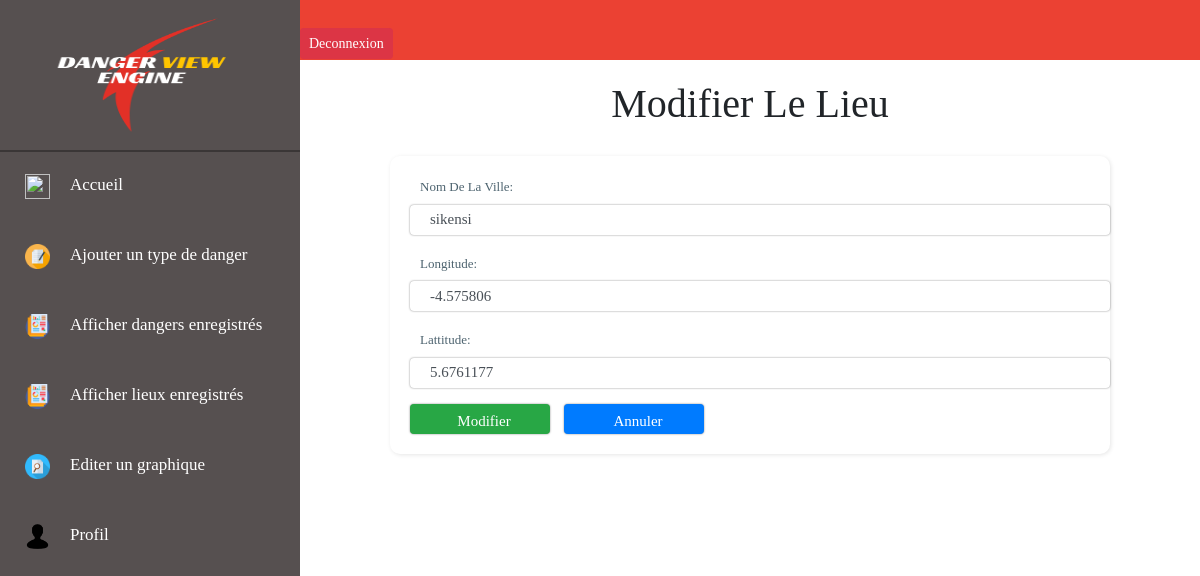
Screenshot of /index.php?page=modifierlieu&ville=sikensi&id=82 (signed in) with the database file from the repository.
### tables this page shows
CREATE TABLE `ville` (
  `id_ville` int(11) NOT NULL,
  `nom_ville` varchar(50) NOT NULL,
  `lat` double NOT NULL,
  `lng` double NOT NULL,
  `id_utilisateur` int(11) NOT NULL
);

### public/pages/modifierlieu.php (the view, shortened to what this page needs)
<?php
include('bd.php');
if (isset($_GET['id']) and isset($_GET['ville']) ) {
  $id= $_GET['id'];
  $query= "SELECT * FROM ville WHERE id_ville=$id";
  $result = mysqli_query($conn,$query);
  if(mysqli_num_rows($result)==1){
    $row= mysqli_fetch_array($result);
    $nom_ville= $row['nom_ville'];
    $lat= $row['lat'];
    $lng=$row['lng'];
}
  }
 ?>
<div class="container" id="modifie_lieu">
  <h1 style="text-align:center">modifier le lieu</h1>
  <form class="" action="" method="POST">
    <div class="row form-group" id="lieu">
      <fieldset>
      <div class="form-group  mb-3">
        <label for="">Nom de la ville:</label>
        <input type="text" name="nom" value="<?=$nom_ville ?>" class="form-control " autocomplete="off" placeholder="">
      </div>
      <div class="form-group  mb-3">
        <label for="">longitude:</label>
        <input type="text" name="lng" value="<?=$lng?>" class="form-control " autocomplete="off" placeholder="">
      </div>
      <div class="form-group  mb-3">
        <label for="">lattitude:</label>
        <input type="text" name="lat" value="<?=$lat?>" class="form-control " autocomplete="off" placeholder="">
      </div>
      <div class="" id="submit">
        <input type="submit" name="modifie" value="Modifier" class="btn btn-success">
       <input type="submit" name="annule" value="Annuler" class="btn btn-primary">
      </div>
    </fieldset>
      </form>
</div>

### public/css/style_utilisateurs.css (style rules this page uses)
body { font-family: lora; }
#modifie_lieu { font-family: lora; text-transform: capitalize; }
#modifie_lieu { width: 80%; margin:20px auto; }
#modifie_lieu form fieldset { border-radius: 10px; box-shadow: 1px 1px 4px rgba(0, 0, 0, 0.1); margin-top: 20px; padding: 10px; border-color: #dadada; }
#modifie_lieu form label { color: #4d636f; font-size: 13px; font-family: lora; margin-left: 20px; }
#modifie_lieu form input { width: 700px; height: 30px; margin-left: 10px; font-size: 15px; outline: none; padding-left: 20px; border: none; margin-bottom: 10px; box-shadow: 0px 0px 2px rgba(0, 0, 0, 0.5); }
#modifie_lieu form input[type=submit] { width: 20%; border: none; font-family: lora; transition: all 1s ; text-transform: capitalize; cursor: pointer; }

### rows the page displays
ville: nom "sikensi", lng "-4.575806", lat "5.6761177"
